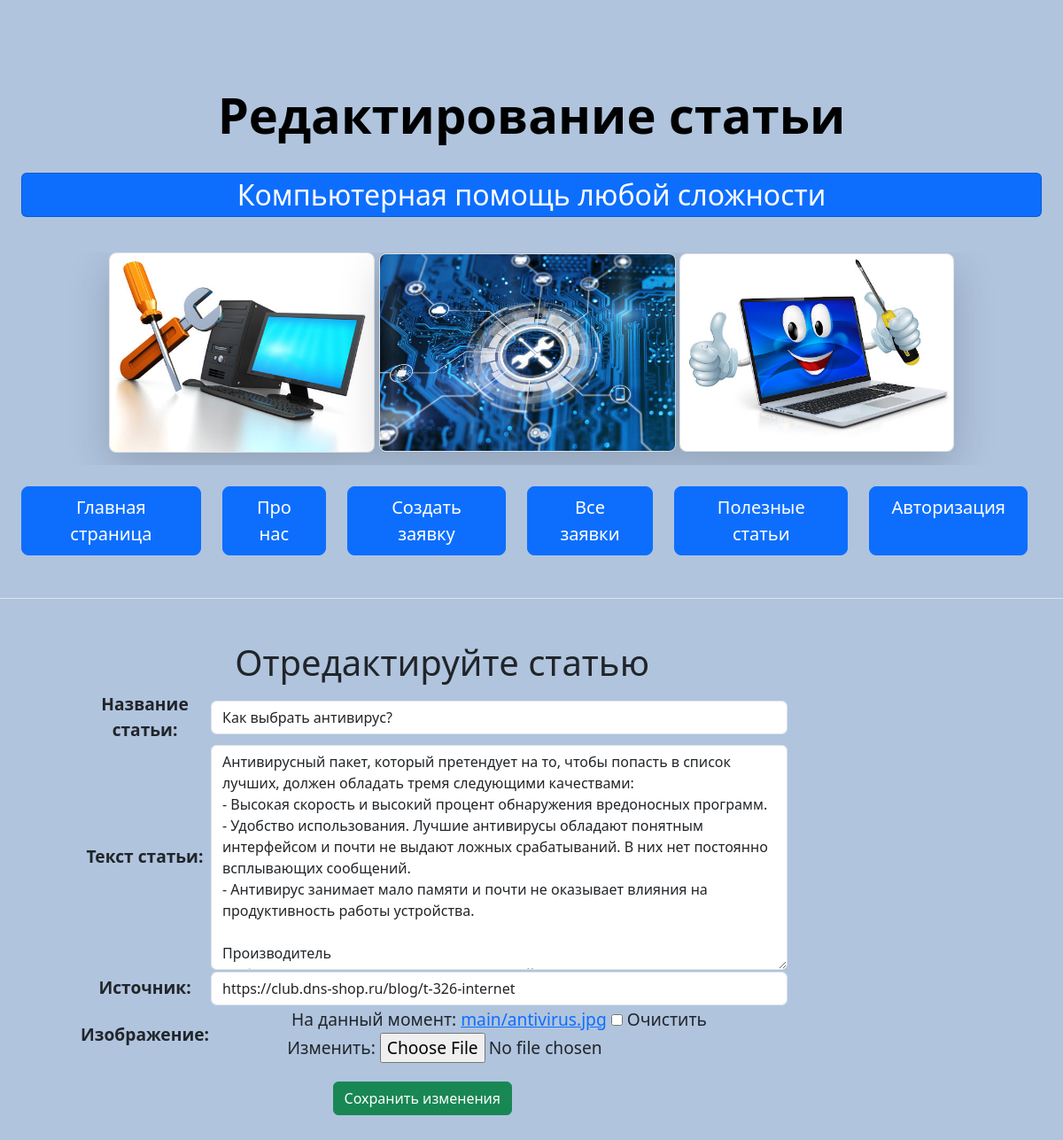
Page /article_upd/1 on the earlier database version.
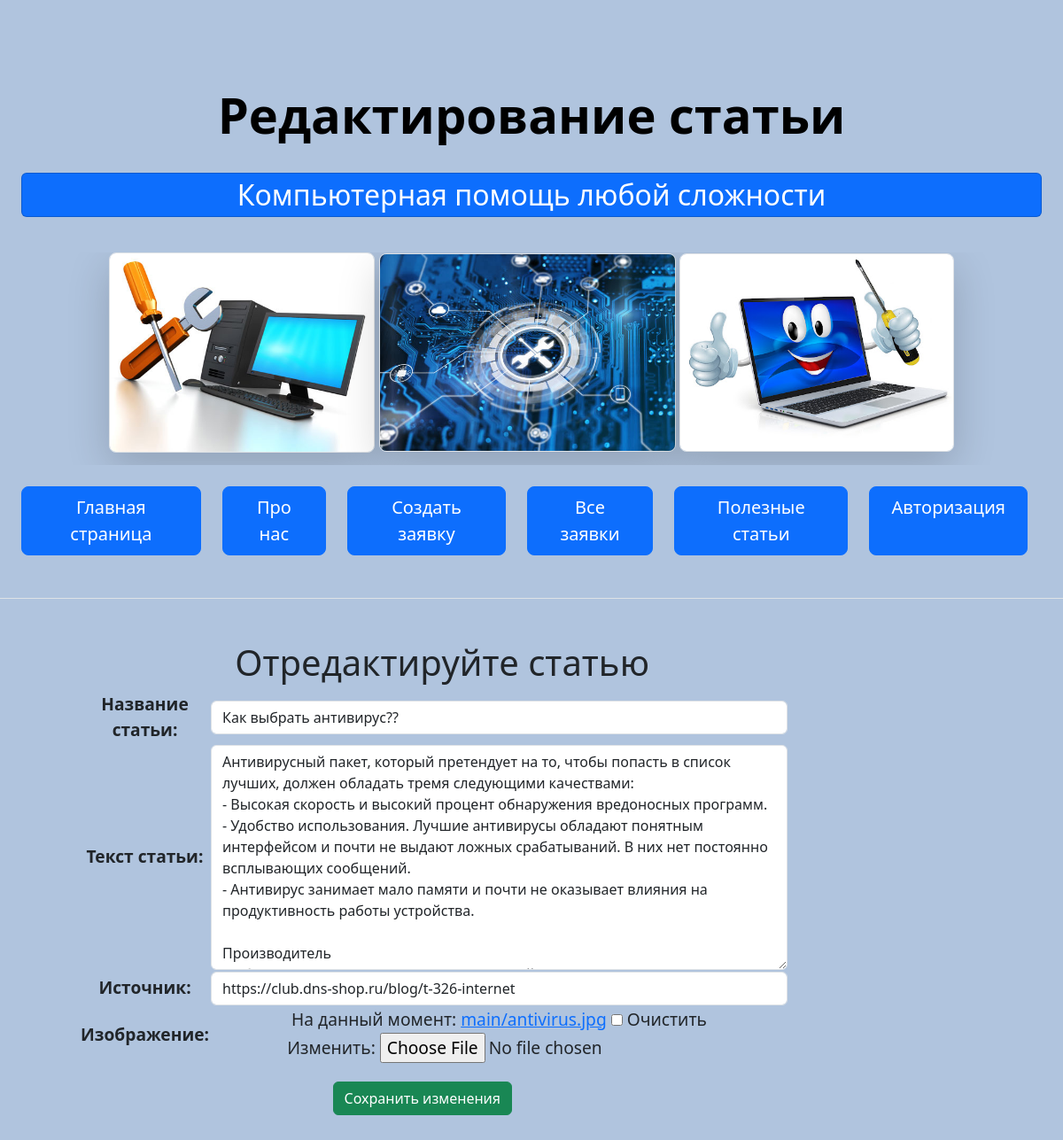
Same page on the later database version.
### main/models.py (models this page shows, shortened)
class Article(models.Model):
    name = models.CharField('Название статьи', max_length=50)
    image = models.ImageField('Изображение', blank=True, null=True, upload_to='main', default='main/info.jpg')
    text = models.TextField('Текст статьи')
    source = models.CharField('Источник', max_length=50)
    date = models.DateTimeField('Дата публикации', default=datetime.now)
    class Meta:
        verbose_name = 'Статьи'
        verbose_name_plural = 'Статьи'

### main/views.py (the view)
# urls.py: path('article_upd/<int:pk>', views.ArticleUpdateView.as_view(), name='article_upd'),
class ArticleUpdateView(SuccessMessageMixin, UpdateView):
    model = Article
    form_class = ArticleForms
    template_name = 'main/article_upd.html'
    success_url = reverse_lazy('articles')
    success_message = 'Статья успешно обновлена!'

### main/forms.py
class ArticleForms(ModelForm):
    class Meta:
        model = Article
        fields = ['name', 'text', 'source', 'image']
        widgets = {
            'name': TextInput(attrs={
                'class': 'form-control',
                'placeholder': 'Введите Название статьи'
            }),
            'text': Textarea(attrs={
                'class': 'form-control',
                'placeholder': 'Введите текст статьи'
            }),
            'source': TextInput(attrs={
                'class': 'form-control',
                'placeholder': 'Введите источник статьи'
            }),
        }

### main/templates/main/article_upd.html (shortened to what this page needs)
{% extends 'main/base.html' %}
{% block name %}
Редактирование статьи
{% endblock %}
{% block content %}
    <h1 style="margin-left: 20%;">Отредактируйте статью</h1>
    <div class="container px-5">
      <form method="post" enctype="multipart/form-data">
          <table>
                {{ form.as_table }}
          </table>
        <button style="margin-left: 28%;" type="submit" class="btn btn-success">Сохранить изменения</button>
      </form>
    </div>
    <br>
{% endblock %}

Differences in the rows shown:
changed Article "https://club.dns-shop.ru/blog/t-326-internet": name "Как выбрать антивирус?" → "Как выбрать антивирус??"
